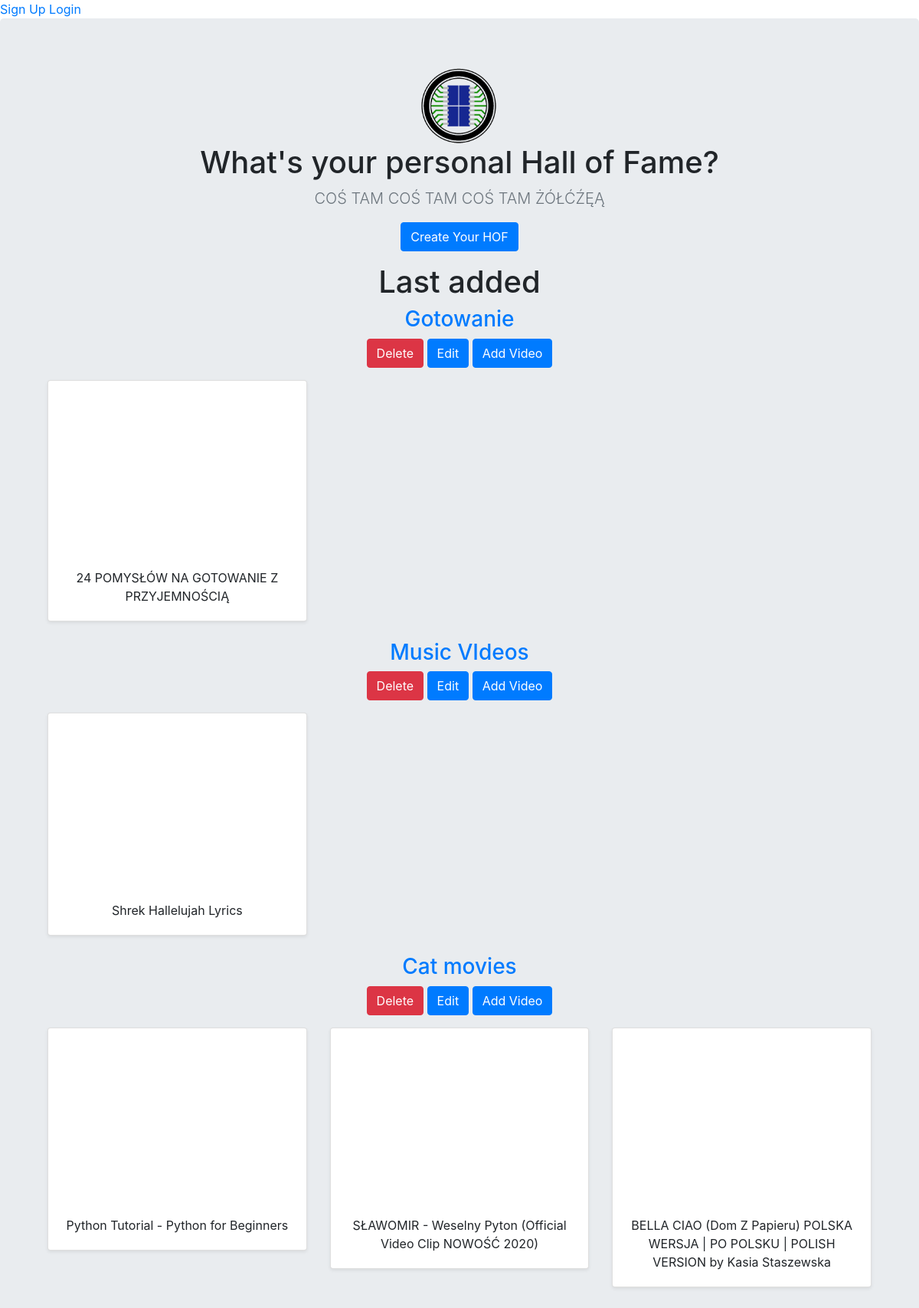
The page / on the database its author committed.
### movies/models.py (models this page shows)
class Hall(models.Model):
    title = models.CharField(max_length=256)
    user = models.ForeignKey(User, on_delete=models.CASCADE)

class Video(models.Model):
    title = models.CharField(max_length=256)
    url = models.URLField()
    youtube_id = models.CharField(max_length=256)
    hall = models.ForeignKey(Hall, on_delete=models.CASCADE)

### movies/views.py (the view)
# urls.py: 2. Add a URL to urlpatterns:  path('', views.home, name='home')
def home(request):
    recent_halls = Hall.objects.all().order_by('-id')[:3]
    return render(request, 'movies/home.html', {'recent_halls':recent_halls})

### movies/templates/movies/home.html
{% extends 'movies/base.html' %}
{% load static %}
{% block content %}
    <section class="jumbotron text-center">
        <div class="container">
            <img src="{% static 'movies/logo.png' %}" height="100px">
            <h1 class="jumbotron-heading">What's your personal Hall of Fame?</h1>
            <p class="lead text-muted">
                COŚ TAM COŚ TAM COŚ TAM ŻÓŁĆŹĘĄ
            </p>
            <p>
                <a href="{% url 'crate_hall' %}" class="btn btn-primary">Create Your HOF</a>
            </p>
            <div class="container">
                <h1 class="text-center">Last added</h1>
                {% for hall in recent_halls %}
                    <h3><a href="{% url 'detail_hall' hall.id %}">{{ hall.title }}</a></h3>
                    <a href="{% url 'delete_hall' hall.id %}" class="btn btn-danger">Delete</a>
                    <a href="{% url 'update_hall' hall.id %}" class="btn btn-primary">Edit</a>
                    <a href="{% url 'add_video' hall.id %}" class="btn btn-primary">Add Video</a>
                    <div class="row">
                        {% for video in hall.video_set.all %}
                            <div class="col-md-4 mt-3">
                                <div class="card mb-4 shadow-sm">
                                    <iframe width="100%" height="225" src="https://www.youtube.com/embed/{{ video.youtube_id }}" frameborder="0" allow="accelerometer; autoplay; clipboard-write; encrypted-media; gyroscope; picture-in-picture" allowfullscreen></iframe>
                                    <div class="card-body">
                                        <p class="card-text">{{ video.title }}</p>
                                    </div>
                                </div>
                            </div>
                        {% endfor %}
                    </div>
                {% endfor %}
            </div>
        </div>
    </section>
{% endblock %}

### rows shown on the page
Hall: title "Gotowanie"
Video: title "24 POMYSŁÓW NA GOTOWANIE Z PRZYJEMNOŚCIĄ"
Hall: title "Music VIdeos"
Video: title "Shrek Hallelujah Lyrics"
Hall: title "Cat movies"
Video: title "Python Tutorial - Python for Beginners"
Video: title "SŁAWOMIR - Weselny Pyton (Official Video Clip NOWOŚĆ 2020)"
Video: title "BELLA CIAO (Dom Z Papieru) POLSKA WERSJA | PO POLSKU | POLISH VERSION by Kasia Staszewska"
